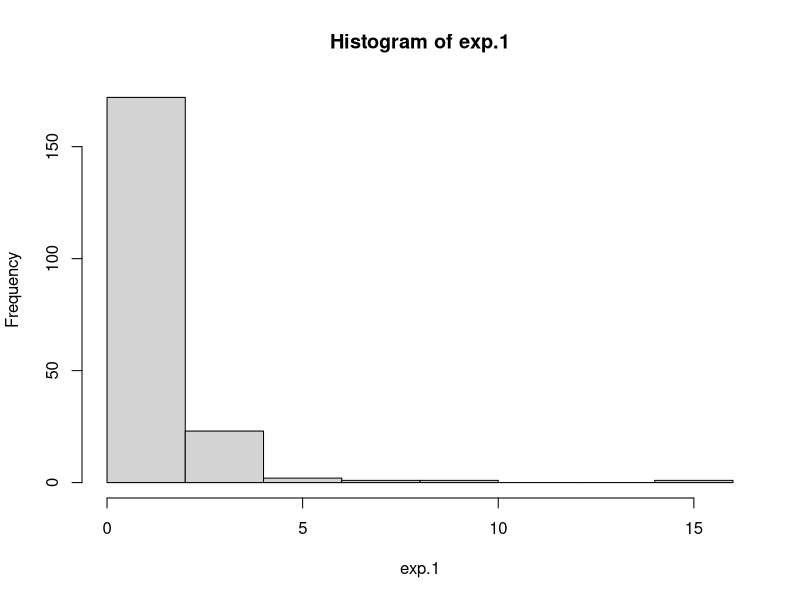
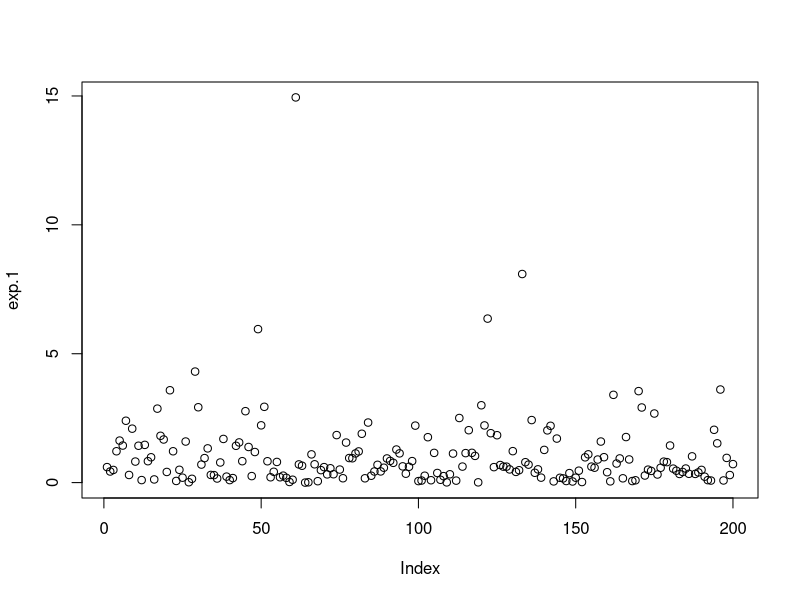
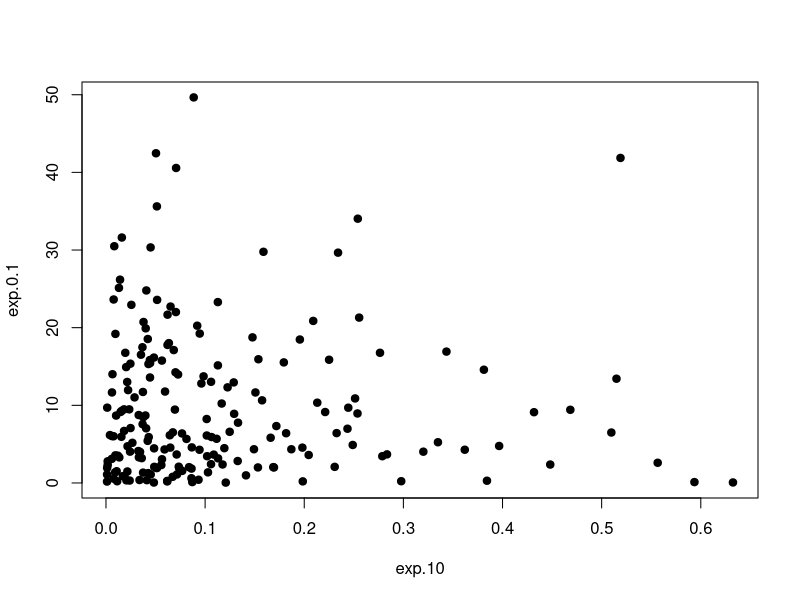
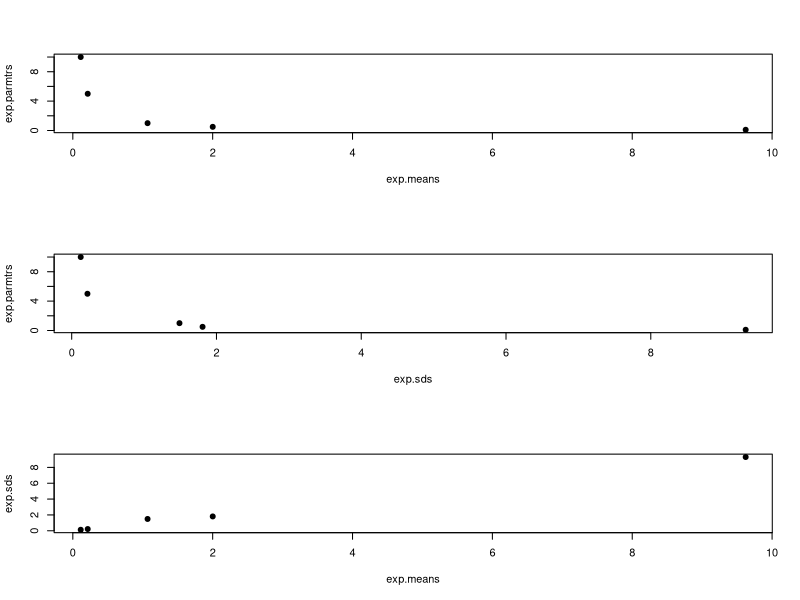
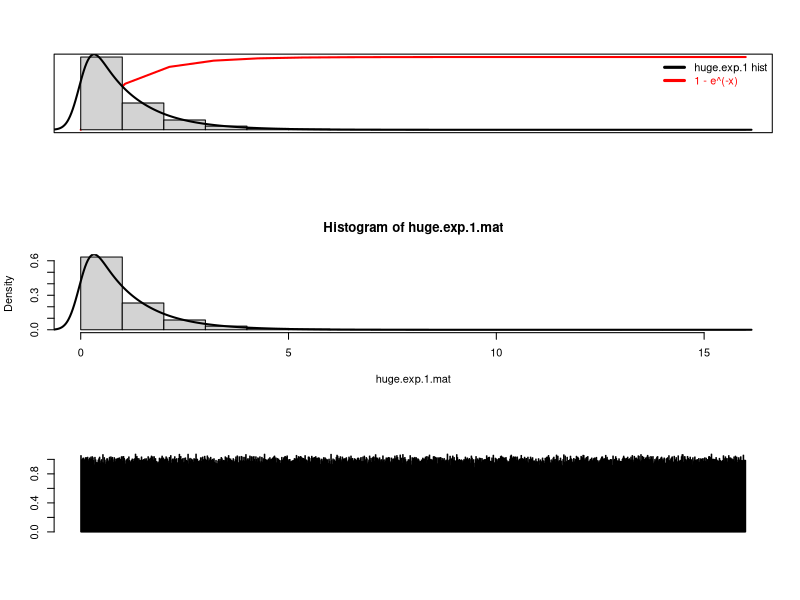

These figures' R source, in order:
## ---- chunk 1
exp.1 <- rexp(n = 200)
mean(exp.1)
sd(exp.1)
## ---- chunk 2
exp.0.1 <- rexp(n = 200, rate = 0.1)
exp.0.5 <- rexp(n = 200, rate = 0.5)
exp.5 <- rexp(n = 200, rate = 5)
exp.10 <- rexp(n = 200, rate = 10)
## ---- chunk 3
hist(exp.1)
## ---- chunk 4
plot(exp.1)
## ---- chunk 5
plot(exp.10, exp.0.1, bg = "black", pch = 21)
## ---- chunk 6
exp.means <- c(mean(exp.1), mean(exp.0.1), mean(exp.0.5), mean(exp.5), mean(exp.10))
## ---- chunk 7
exp.parmtrs <- c(1, 0.1, 0.5, 5, 10)
exp.sds <- c(sd(exp.1), sd(exp.0.1), sd(exp.0.5), sd(exp.5), sd(exp.10))
## ---- chunk 8
par(mfrow = c(3, 1))
plot(exp.means, exp.parmtrs, bg = "black", pch = 21)
plot(exp.sds, exp.parmtrs, bg = "black", pch = 21)
plot(exp.means, exp.sds, bg = "black", pch = 21)
## ---- chunk 9
huge.exp.1 <- rexp(1100000)
huge.exp.1.mean <- mean(huge.exp.1)
huge.exp.1.sd <- sd(huge.exp.1)
print(huge.exp.1.mean)
print(huge.exp.1.sd)
## ---- chunk 10
plot(0:15, type = "l", 1 - exp(-(0:15)), lwd = 2, main = "", xlab = "", ylab = "", yaxt = "n", xaxt = "n", col = "red")
par(new = TRUE)
hist(huge.exp.1, prob = TRUE, main = "", xlab = "", ylab = "", yaxt = "n", xaxt = "n")
lines(density(huge.exp.1, adjust = 5), lwd = 2)
legend("topright", col = c("black", "red"), lty = 1, lwd = 3, bty = "n",
        legend = c("huge.exp.1 hist", "1 - e^(-x)"), text.col = c("black", "red"))
## ---- chunk 11
mean(huge.exp.1[huge.exp.1 > 1])
## ---- chunk 12
huge.exp.1.mat <- matrix(huge.exp.1, 1100, 1000)
hist(huge.exp.1.mat, prob = TRUE)
lines(density(huge.exp.1.mat, adjust = 5), lwd = 2)
## ---- chunk 13
colMeans(huge.exp.1.mat)[137]
## ---- chunk 14
huge.exp.1.mat.mean <- colMeans(huge.exp.1.mat)
barplot(huge.exp.1.mat.mean)
## ---- chunk 15
huge.exp.1.square <- huge.exp.1 ^ 2
huge.exp.1.square.mean <- mean(huge.exp.1.square)
huge.exp.1.square.sd <- sd(huge.exp.1.square)
print(huge.exp.1.square.mean)
print(huge.exp.1.square.sd)
## ---- chunk 16
huge.exp.1.square.mean - huge.exp.1.mean
huge.exp.1.square.sd - huge.exp.1.sd
